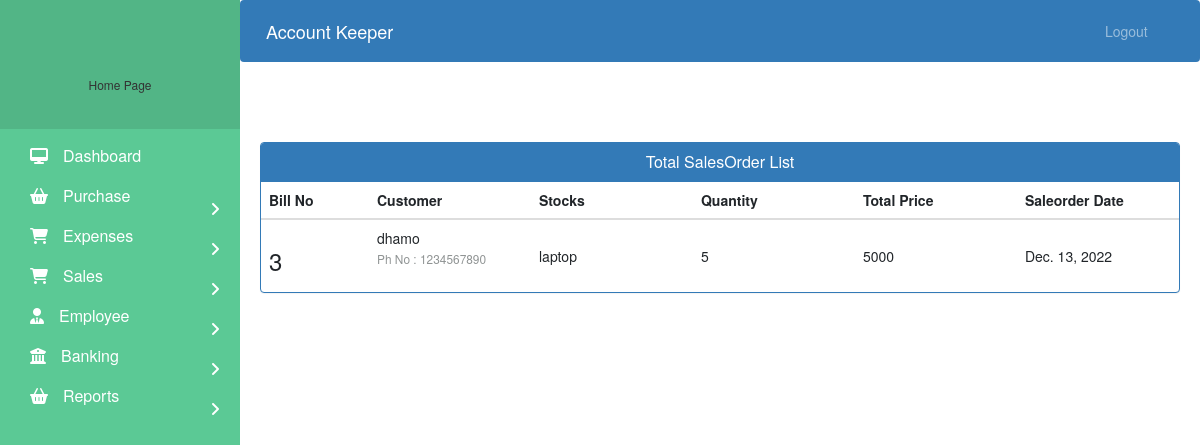
Page /Report/sale/ on the committed database.
### Sales/models.py (models this page shows, shortened)
class SalesBill(models.Model):
    billno = models.AutoField(primary_key=True)
    time = models.DateTimeField(auto_now=True)
    customer = models.ForeignKey(CustomerDetails, on_delete = models.CASCADE, related_name='salescustomer')
    def get_items_list(self):
        return SalesItem.objects.filter(billno=self)
    def get_total_price(self):
        purchaseitems = SalesItem.objects.filter(billno=self)
        total = 0
        for item in purchaseitems:
            total += item.totalprice
        return total

class CustomerDetails(models.Model):
    type = [('Individual Person','Individual Person'),
    ('Buissness Person','Buissness Person')]
    id = models.AutoField(primary_key=True)
    Name = models.CharField(max_length = 50)
    Email = models.EmailField(max_length = 50)
    PhoneNo = models.CharField(max_length = 20, null = False)
    CustomerType = models.CharField(max_length = 70, choices = type)
    is_deleted = models.BooleanField(default=False)
    def __str__(self):
        return self.Name

class SalesItem(models.Model):
    billno = models.ForeignKey(SalesBill, on_delete = models.CASCADE, related_name='salesbillno')
    stock = models.ForeignKey(Vendororder, on_delete = models.CASCADE, related_name='purchaseitem')
    quantity = models.IntegerField(default=1)
    perprice = models.IntegerField(default=1)
    totalprice = models.IntegerField(default=1)

### Purchase/models.py (models this page shows, shortened)
class Vendororder(models.Model):
    VendorName = models.CharField(max_length=100)
    Phone_No = models.IntegerField()
    Product = models.CharField(max_length=150)
    Product_Quantity = models.IntegerField()
    Price = models.IntegerField()
    Total_Price = models.IntegerField()
    Ordereddate = models.DateField(default = datetime.now())
    is_deleted = models.BooleanField(default=False)

### Reports/views.py (the view)
# urls.py: path('Report/sale/',repview.sale_view),
def sale_view(request):
    sales = SalesBill.objects.all()
    return render (request,'Report/sale.html',{'bills':sales})

### templates/Report/sale.html (shortened to what this page needs)
{% extends 'Base/navbar.html' %}
{% block content %}
{% load static %}
<head>
  <link href="//netdna.bootstrapcdn.com/bootstrap/3.0.0/css/bootstrap.min.css" rel="stylesheet" id="bootstrap-css">
</head>
<div class="div-container">
    <div class="panel panel-primary table-margin">
      <div class="panel-heading">
        <h6 class="panel-title"> Total SalesOrder List</h6>
      </div>
      <table class="table table-css">
        <thead class="thead-inverse align-middle">
          <tr>
              <th width="10%">Bill No</th>
              <th width="15%">Customer</th>
              <th width="15%">Stocks </th>
              <th width="15%">Quantity </th>
              <th width="15%">Total Price</th>
              <th width="15%">Saleorder Date</th>
          </tr>
        </thead>
    {% if bills %}
          <tbody>
            {% for sales in bills %}
              <tr>
                  <td class="align-middle"> <h3>{{ sales.billno }}</h3> </td>
                  <td class="">
                      {% if sales.supplier.is_deleted %}
                          {{ sales.customer }}<br>
                      {% else %}
                          {{ sales.customer }} <br>
                      {% endif %}
                      <small style="color: #909494">Ph No : {{ sales.customer.PhoneNo }}</small>
                  </td>
                  <td class="align-middle">{% for item in sales.get_items_list %} {{ item.stock.Product }} <br> {% endfor %}</td>
                  <td class="align-middle">{% for item in sales.get_items_list %} {{ item.quantity }} <br> {% endfor %}</td>
                  <td class="align-middle">{{ sales.get_total_price }}</td>
                  <td class="align-middle">{{ sales.time.date }}</td>
              </tr>
              {% endfor %}
          </tbody>
        </table>
    </div>
  {% else %}
        <tbody></tbody>
    </table>
    <br><br><br><br><br><br><br><br>
    <h4 style="text-align: center;color: red; margin-right: 20px;">No SalesOrder Found !!!</h4>
  {% endif %}
</div>
{% endblock content %}

### templates/Base/navbar.html (style rules this page uses)
body { padding-left: 240px; }

### templates/Report/sale.html (style rules this page uses)
h6 { text-align: center; }
.div-container { margin-left: 20px; }
.table-margin { margin-top: 20px; margin-right: 20px; }

### rows in the picture
SalesBill: billno "3", customer "dhamo", customer.PhoneNo "1234567890", get_total_price "5000", time "Dec. 13, 2022"
SalesItem: stock.Product "laptop", quantity "5"
